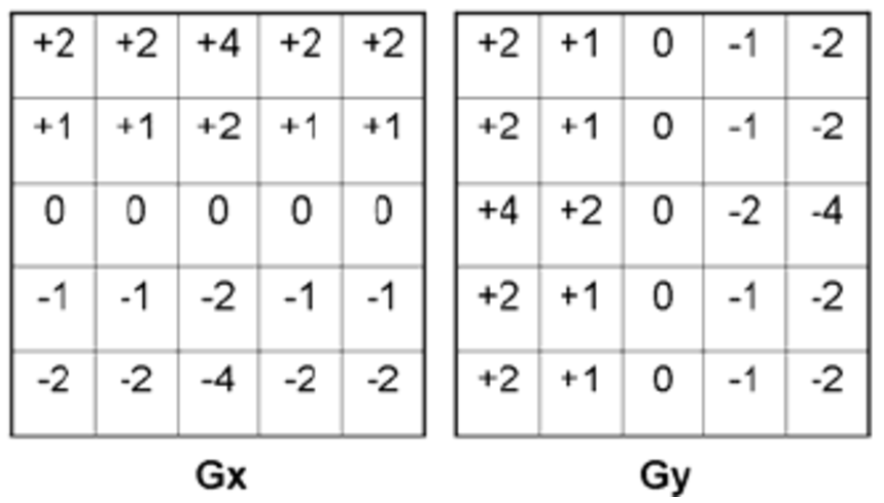
#> input picture Matrice_Sobel.PNG, 884 x 503 px, given in place of jurassicworld.mp4, which was not available
$ python video_processing_P2_Q4.py   (older library calls are emulated)
#> lines starting #> are read from the running program, lines starting #| are printed output that depends on the picture; after the words box and inside, x2 and y2 are one past the last pixel; in counts of white or black regions, pixels touching at a corner belong together; pictures that were not available may be replaced by others from this repository, and a replacement may not be noted
#> further down, frame is the input picture: shape (503, 884, 3); min 0, max 255, mean 237.8
# Mon script OpenCV : Video_processing
#
import numpy as np
import cv2

#Modifie une image de la vidéo
def frame_processing(imgc):
    laplacian = cv2.Laplacian(imgc,cv2.CV_64F)
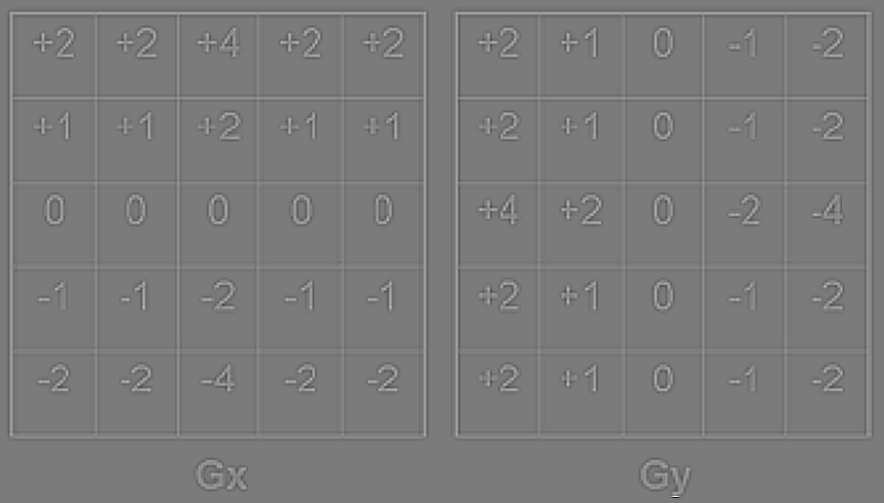
#> laplacian: shape (503, 884) float64; min -210, max 224, mean 0; drawn with min black and max white

    #Applique une transformation pour détecter la profondeur
    sobelx = cv2.Sobel(imgc,cv2.CV_64F,1,0,ksize=5)
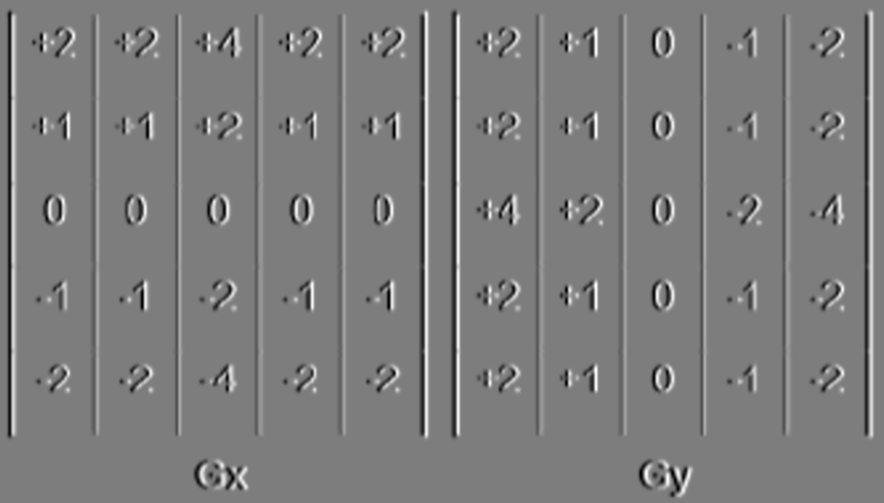
#> sobelx: shape (503, 884) float64; min -8453, max 8685, mean 0; drawn with min black and max white
    sobely = cv2.Sobel(imgc,cv2.CV_64F,0,1,ksize=5)
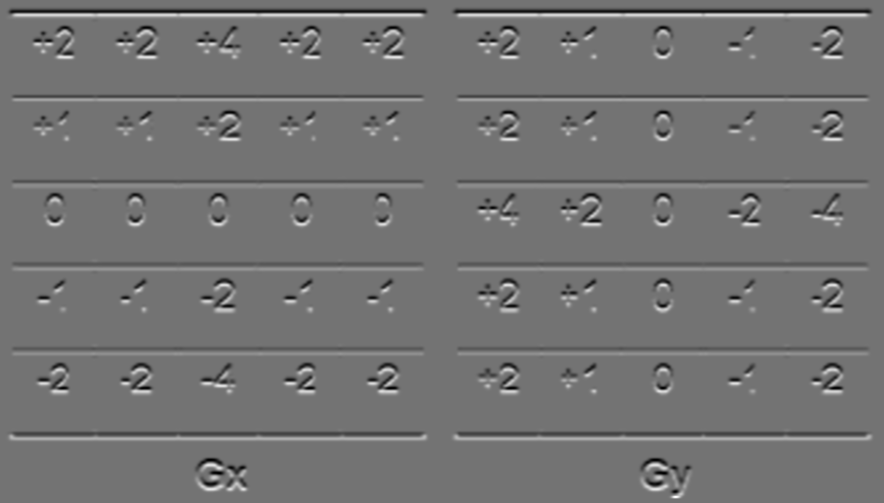
#> sobely: shape (503, 884) float64; min -8419, max 10150, mean 0; drawn with min black and max white

    canny = cv2.Canny(imgc,30,150)
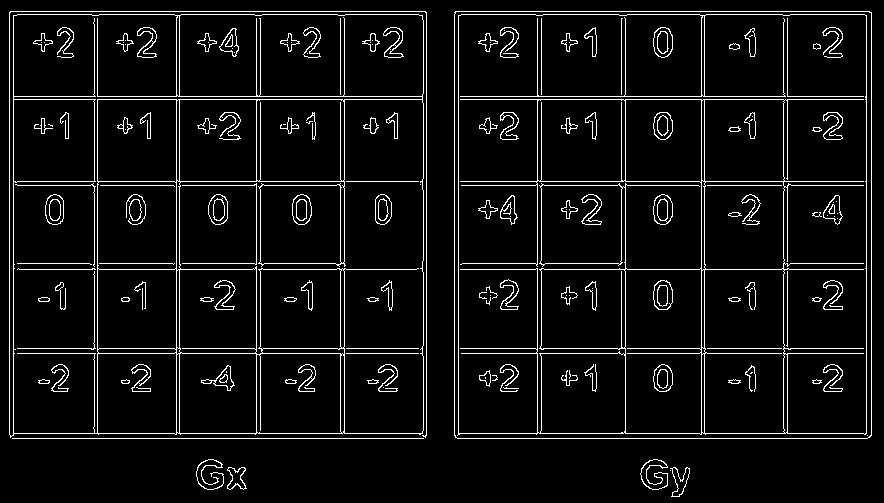
#> canny: shape (503, 884); 6.3% white in thin lines or dots
    return imgc, laplacian, sobelx, sobely, canny

#Charge la vidéo
cap = cv2.VideoCapture('jurassicworld.mp4')

#Tant que la vidéo n'est pas finie
while (True):

    #Récupération d'une frame de la vidéo
    ret, frame = cap.read()

    #Si la vidéo n'est pas finie
    if ret == True:
        #Copie de l'image en niveau de gris
        img = frame.copy()
        gray = cv2.cvtColor(img, cv2.COLOR_BGR2GRAY)

        #Applique une transformation sur l'image en niveau de gris
        gray, laplacian, sobelx, sobely, canny = frame_processing(gray)


        #Affiche l'image en niveau de gris transformée et l'image originale
        cv2.imshow('MavideoAvant', frame)
        cv2.imshow('MavideoApres', gray)
        cv2.imshow('laplacien', laplacian)
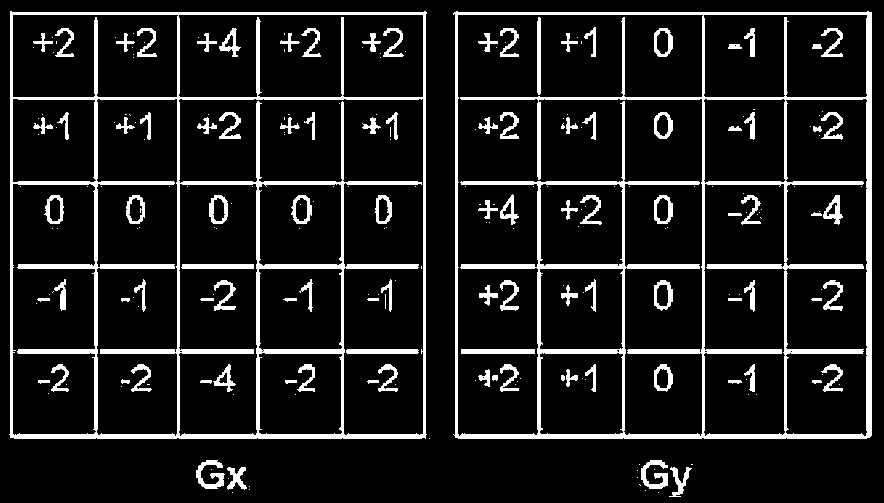
#> window 'laplacien': shape (503, 884); 11.7% white; 247 white regions (145 under 20 px), largest, box (x1, y1, x2, y2) and area: (453, 11, 872, 439) 18242, (9, 11, 427, 439) 17328, (641, 460, 668, 489) 396
        cv2.imshow('sobelX', sobelx)
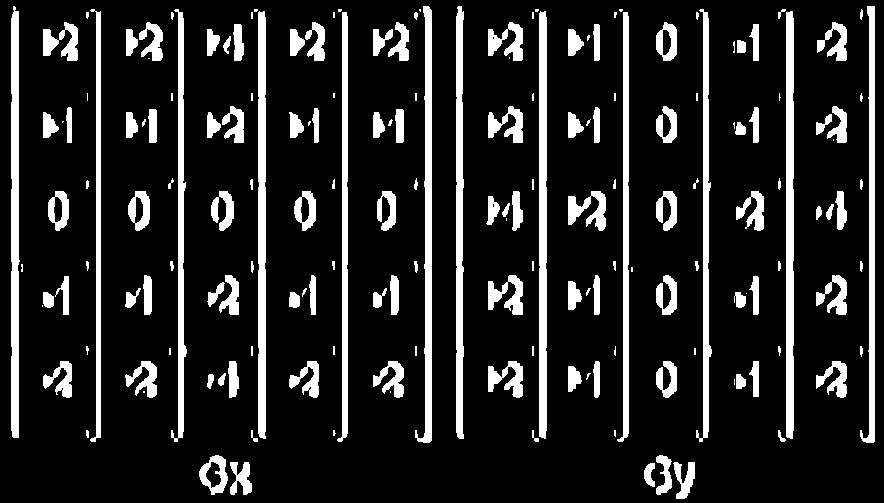
#> window 'sobelX': shape (503, 884); 14.7% white; 180 white regions (50 under 20 px), largest, box (x1, y1, x2, y2) and area: (539, 11, 547, 439) 3381, (11, 6, 20, 438) 3369, (258, 11, 266, 439) 3367
        cv2.imshow('sobelY', sobely)
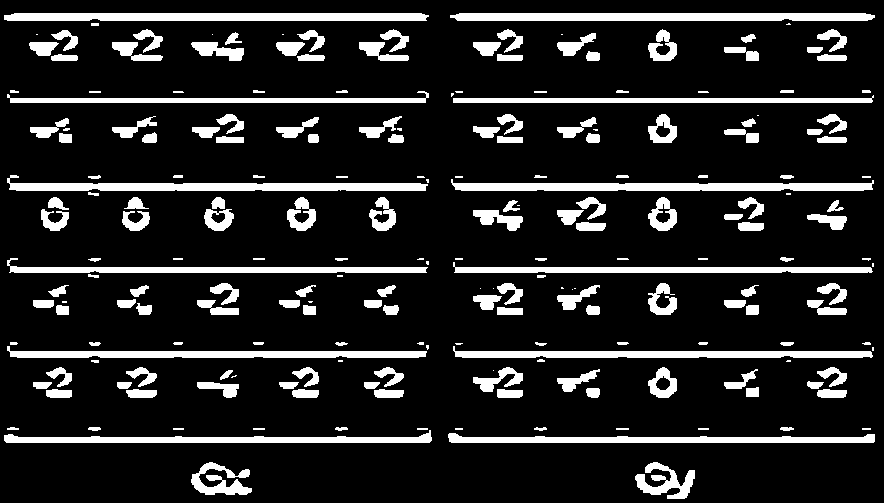
#> window 'sobelY': shape (503, 884); 14.5% white; 219 white regions (40 under 20 px), largest, box (x1, y1, x2, y2) and area: (4, 13, 429, 21) 3343, (450, 13, 875, 21) 3327, (7, 175, 428, 191) 3311
        cv2.imshow('canny', canny)


    else:
        print('video ended')
        break

    if cv2.waitKey(int(1/30*1000)) & 0xFF == ord('q'):
#> (key q is pressed here)
        break

# When everything done, release the capture
cap.release()
cv2.destroyAllWindows()

"""Q5
Perte d'informations
Paramètres non changeants et à définir à la main
Prise en compte locale uniquement sans prendre en compte l'image complète
"""
